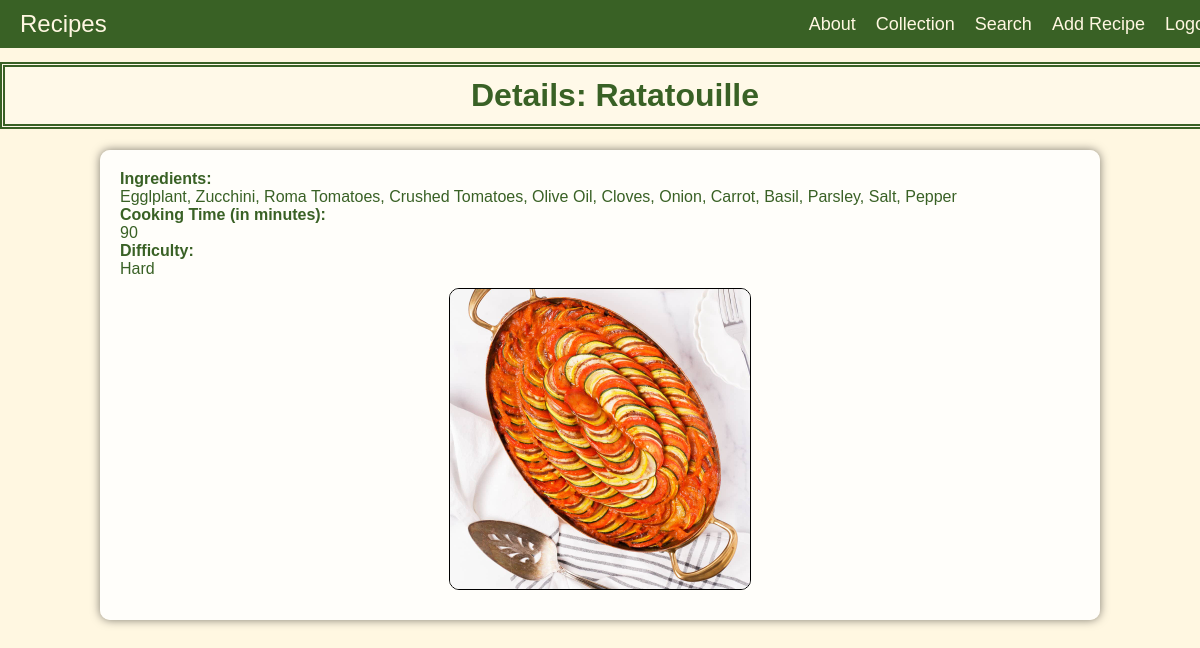
/collection/7 (signed in), run on the app's committed database.
### recipes/models.py (models this page shows, shortened)
class Recipe(models.Model):
    name = models.CharField(max_length=50)
    ingredients = models.CharField(
        max_length=255,
        help_text='Enter ingredients, separated by a comma.'
    )
    cooking_time = models.IntegerField(help_text='Enter cooking time (minutes).')
    pic = models.ImageField(upload_to="recipes", default="no_picture.jpg")
    @property
    def difficulty(self):
        ingredients = self.ingredients.split(", ")
        if self.cooking_time < 10 and len(ingredients) < 4:
            return 'Easy'
        elif self.cooking_time < 10 and len(ingredients) >= 4:
            return 'Medium'
        elif self.cooking_time >= 10 and len(ingredients) < 4:
            return 'Intermediate'
        elif self.cooking_time >= 10 and len(ingredients) >= 4:
            return 'Hard'
        return 'Unknown'

### recipes/views.py (the view)
# urls.py: path("collection/<pk>", RecipeDetailView.as_view(), name="detail"),
class RecipeDetailView(LoginRequiredMixin, DetailView):
    model = Recipe
    template_name = "recipes/detail.html"

### recipes/templates/recipes/detail.html (shortened to what this page needs)
<!DOCTYPE html>
{% extends "base.html" %}
{% load static %}
        {% block content %}
            <h1 class="detail-header">Details: {{object.name}}</h1>
            <div class="details-container">
                <b>Ingredients: </b> {{object.ingredients}}
                <br>
                <b>Cooking Time (in minutes): </b> {{object.cooking_time}}
                <br>
                <b>Difficulty: </b> {{object.difficulty}}
                <br>
                <img src="{{object.pic.url}}" alt="{{object.name}}">
            </div>
        {% endblock %}

### static/css/styles.css (style rules this page uses)
body { font-family: "Bebas Neue", sans-serif; font-weight: 400; font-style: normal; background-color: #fff7e1; color: #396125; }

### recipes/static/recipes/css/about.css (style rules this page uses)
body { font-family: "Bebas Neue", sans-serif; font-weight: 400; font-style: normal; color: #396125; background-color: #fff9e8; margin: 0; padding: 0; }
h1 { background-color: #fff9e8; width: 100%; margin-top: 62px; padding: 10px; text-align: center; }

### recipes/static/recipes/css/collection.css (style rules this page uses)
body { font-family: "Bebas Neue", sans-serif; font-weight: 400; font-style: normal; color: #396125; background-color: #fff9e8; margin: 0; padding: 0; }

### recipes/static/recipes/css/detail.css (style rules this page uses)
body { font-family: "Bebas Neue", sans-serif; font-weight: 400; font-style: normal; color: #396125; background-color: #fff9e8; margin: 0; padding: 0; }
.detail-header { background-color: #fff9e8; width: 100%; margin-top: 62px; padding: 10px; text-align: center; border: thick double #396125; }
img { max-width: 300px; max-height: 300px; width: auto; height: auto; display: block; margin: 10px auto; border: 1px solid black; border-radius: 10px; }
.details-container { width: 80%; margin: 20px auto; background-color: rgba(255, 255, 255, 0.85); box-shadow: 0 0 10px rgba(0, 0, 0, 0.5); border-radius: 10px; padding: 20px; display: flex; flex-direction: column; }

### recipes/static/recipes/css/search.css (style rules this page uses)
body { font-family: "Bebas Neue", sans-serif; font-weight: 400; font-style: normal; color: #396125; background-color: #fff9e8; margin: 0; padding: 0; }

### recipes/static/recipes/css/add_recipe.css (style rules this page uses)
body { font-family: "Bebas Neue", sans-serif; color: #396125; background-color: #fff9e8; background-size: cover; background-position: center; background-repeat: no-repeat; background-attachment: fixed; margin: 0; padding: 0; }
h1 { background-color: #fff9e8; width: 100%; margin-top: 62px; padding: 10px; text-align: center; border: thick double #396125; }

### data on the page
Recipe: name "Ratatouille", ingredients "Egglplant, Zucchini, Roma Tomatoes, Crushed Tomatoes, Olive Oil, Cloves, Onion, Carrot, Basil, Parsley, Salt, Pepper", cooking_time "90", difficulty "Hard", pic (picture)
